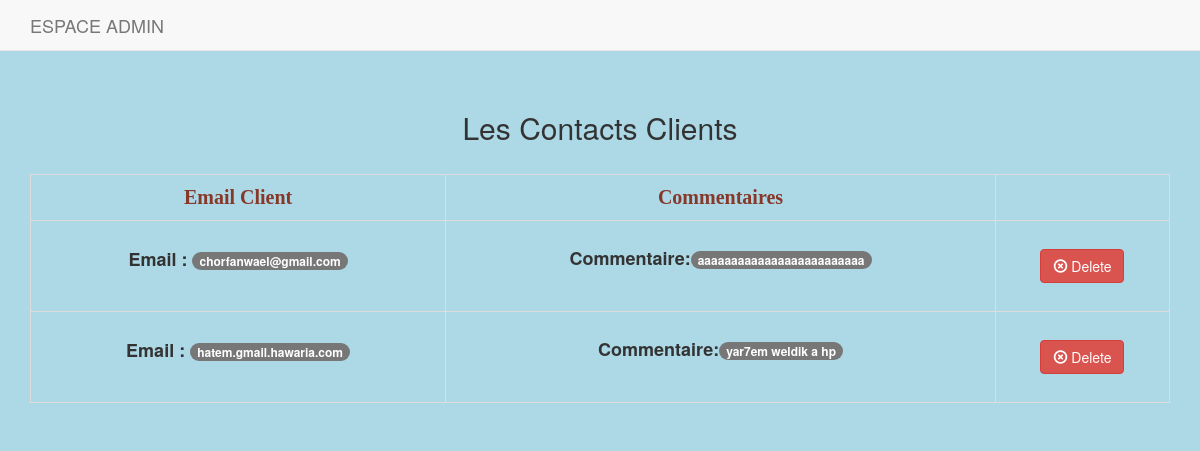
Screenshot of /SessionAdmin/contacts.php with the database file from the repository.
### tables this page shows
CREATE TABLE IF NOT EXISTS `contacts` (
  `id` int(11) NOT NULL AUTO_INCREMENT,
  `email` varchar(200) NOT NULL,
  `Commentaire` varchar(1000) NOT NULL,
  PRIMARY KEY (`id`)
);

### SessionAdmin/contacts.php (the view, shortened to what this page needs)
<?php
require_once '../dbconfig.php';
?>
<!DOCTYPE html PUBLIC "-//W3C//DTD XHTML 1.0 Transitional//EN" "http://www.w3.org/TR/xhtml1/DTD/xhtml1-transitional.dtd">
<html xmlns="http://www.w3.org/1999/xhtml">
<head>
    <link rel="stylesheet" href="//maxcdn.bootstrapcdn.com/bootstrap/3.3.7/css/bootstrap.min.css"
>
</head>
<body style="background-color: lightblue">
<div class="navbar navbar-default navbar-static-top" role="navigation">
    <div class="container">
        <div class="navbar-header" align="center"> <a class="navbar-brand" href="gestion.php" >ESPACE ADMIN</a>
        </div>
    </div>
</div>
<div class="container">
    <div class="pager" style="text-align : left">
        <h2  align="center">Les Contacts Clients</h2>
    </div>
    <table class="table table-bordered" >
        <th style="text-align: center ;font-family: 'Comic Sans MS' ;font-size: 20px ;color: #863829
" >Email Client </th>
        <th style="text-align: center ;font-family: 'Comic Sans MS' ;font-size: 20px ;color: #863829">Commentaires</th>
        <?php
        $stmt = $DB_con->prepare('SELECT * FROM Contacts ORDER BY id DESC ');
        $stmt->execute();
        $cn = $stmt->rowCount();
        if($cn> 0)
        {
            while($row=$stmt->fetch(PDO::FETCH_ASSOC))
            {
                extract($row);
                ?>
                <tr>
                    <td>
                        <h4 class="pager"> <label >Email  :</label>
                            <span class="badge"><?php echo $email ?></span>
                        </h4>
                    </td>
                    <td>
                        <h4 class="pager"> <label >Commentaire:</label><span class="badge badge-pill badge-info">
                        <?php echo $Commentaire ?></span></h4>
                    </td>
                    <td>
                        <p class="pager">
				<span>
				<a class="btn btn-danger" href="?delete_id=<?php echo $row['id']; ?>" title="click for delete"
                   onclick="return confirm('surpprimer ce commentaire ?')"><span class="glyphicon glyphicon-remove-circle"></span> Delete</a>
				</span>
                        </p>
                    </td>
                </tr>
                <?php
            }
        }
        ?>
    </table>
    <div class="row" >
        <div class="col-xs-5" >
        </div>
    </div>
</div>
</body>
</html>

### rows the page displays
contacts: email "chorfanwael@gmail.com", Commentaire "aaaaaaaaaaaaaaaaaaaaaaaaa"
contacts: email "hatem.gmail.hawaria.com", Commentaire "yar7em weldik a hp"
